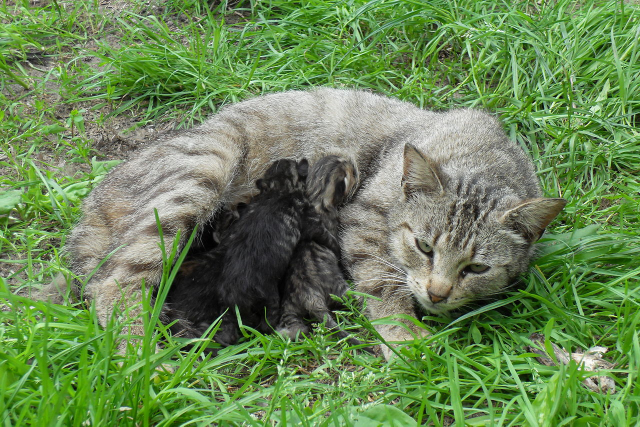
#> input picture kittehs.jpg, 1280 x 853 px (shown at 1/2 size)
$ jupyter execute --allow-errors New_Paradigms_for_High_Performance_Computing_in_Python.ipynb   (shell and % lines are left out)   (Python 2 division)   (older library calls are emulated)
#> lines starting #> are read from the running program, lines starting #| are printed output that depends on the picture
### growcut_numba.py
from __future__ import division
import sys
import math
import numba
from numba import jit, autojit, size_t
import numpy as np
import numpy.testing as npt
from skimage import img_as_float

SCALAR_DTYPE = np.float64
# This doesn't work :(
# SCALAR_TYPE  = numba.typeof(SCALAR_DTYPE)
SCALAR_TYPE = numba.float64


# [30 lines left out: functions window_floor, window_ceil, distance, pixel_distance, not called in this run]


def np_distance(pixel1, pixel2):
    return np.linalg.norm(pixel1-pixel2, 2)


sqrt_3 = math.sqrt(3.0)


def g(d):
    return 1.0 - d/sqrt_3


def np_g(x, y):
    return 1.0 - np_distance(x, y)/sqrt_3


# [82 lines left out: functions kernel, growcut, not called in this run]


def create_numba_funcs(scalar_type=SCALAR_TYPE):
    this = sys.modules[__name__]

    pixel_type = scalar_type[:]
    image_type = scalar_type[:, :, :]
    state_type = scalar_type[:, :, :]

    this._numba_window_floor = jit(nopython=True,
                                   argtypes=[size_t, size_t],
                                   restype=size_t)(_py_window_floor)

    this._numba_window_ceil = jit(nopython=True,
                                  argtypes=[size_t, size_t, size_t],
                                  restype=size_t)(_py_window_ceil)

    this._numba_distance = jit(nopython=True,
                               argtypes=[image_type,
                                         size_t, size_t, size_t, size_t],
                               restype=scalar_type)(_py_distance)

    this._numba_np_distance = jit(nopython=False,
                                  argtypes=[pixel_type, pixel_type],
                                  restype=scalar_type)(_py_np_distance)

    this._numba_g = jit(nopython=True,
                        argtypes=[scalar_type],
                        restype=scalar_type)(_py_g)

    this._numba_np_g = jit(nopython=False,
                           argtypes=[pixel_type, pixel_type],
                           restype=scalar_type)(_py_np_g)

    this._numba_kernel = autojit(nopython=True)(_py_kernel)
    # [10 lines of commented-out code are left out]


# [9 lines left out: function debug, not called in this run]


def optimize():
    this = sys.modules[__name__]
    this.window_floor = _numba_window_floor
    this.window_ceil = _numba_window_ceil
    this.distance = _numba_distance
    this.np_distance = _numba_np_distance
    this.g = _numba_g
    this.np_g = _numba_np_g
    this.kernel = _numba_kernel


# protected Pythonic versions of code:
_py_window_floor = window_floor
_py_window_ceil = window_ceil
_py_distance = distance
_py_np_distance = np_distance
_py_g = g
_py_np_g = np_g
_py_kernel = kernel


# [73 lines left out: functions test_window_floor_ceil, test_distance, test_g, test_kernel, test, not called in this run]


# create numba versions of code
create_numba_funcs()


# [6 lines that do not run on import are left out]


# replace default function calls with numba calls
optimize()

### time_and_plot.py

from matplotlib import ticker
import numpy as np
from timeit import timeit
from matplotlib import pyplot as plt

# [55 lines left out: function time_and_plot, not called in this run]

def time_sum_func(func_name, N=10000, dtype=np.int32, trials=100):
    """Timeit Helper Function (Simple One-D Functions)

    Parameters
    ----------
    func_name : str
        Name of the function in the __main__ namespace to be timed.
    N : int, optional, defaults to 10000
        Size of np.ones array to construct and pass to function.
    dtype : np.dtype
        Type of array to construct and pass to function.
    trials : int, optional, defaults to 100
        This parameter is passed to timeit

    Returns
    -------
    func_time : float
        Average execution time over all trials
    """
    import __main__
    __main__.y = np.ones((N), dtype=dtype)
    return (timeit(stmt="func(__main__.y)",
                   setup="import __main__; from __main__ import %s as func" % func_name,
                   number=trials)/trials)


def time_kernel(k_name, N, dtype):
    """Timeit Helper Function (GrowCut Functions)

    Parameters
    ----------
    k_name : str
        Name of the GrowCut kernel in the __main__ namespace to be timed.
    N : int
        Size of image arrays to construct and pass to function.
    dtype : np.dtype
        Type of arrays to construct and pass to function.

    Returns
    -------
    func_time : float
        Average execution time over 3 trials
    """

    import __main__
    image = np.zeros((N, N, 3), dtype=dtype)
    state = np.zeros((N, N, 2), dtype=dtype)
    state_next = np.empty_like(state)

    # colony 1 is strength 1 at position 0,0
    # colony 0 is strength 0 at all other positions
    state[0, 0, 0] = 1
    state[0, 0, 1] = 1

    __main__.image = image
    __main__.state = state
    __main__.state_next = state_next

    trials = 3

    return timeit(stmt="kernel(__main__.image, __main__.state, __main__.state_next, 10)",
                  setup="from __main__ import %s as kernel; import __main__" % k_name,
                  number=trials)/trials

### New_Paradigms_for_High_Performance_Computing_in_Python.ipynb
# New Paradigms for High Performance Computing in Python

## Introduction

Welcome. This presentation is an Open Notebook showcasing Python for High Performance Computing.

This Open Notebooks is free from copyright restrictions; you may reuse the text, images,
and code in this open notebook without any restriction from me, although I always appreciate attribution.  See the license at the bottom of this notebook for more information.

## Outline

* Serial performance comparison
* Manycore programming options
* Distributed memory programming options
* Conclusion

[cell 1]
%pylab inline
# %install_ext https://gist.github.com/ahmadia/5600293/raw/f1bb89de5dfa1f2cc67201039b253949529e96a0/cmagic.py

from numba import autojit

# this file is available from https://github.com/stefanv/growcut_py as _growcut_numba.py
# https://github.com/stefanv/growcut_py/blob/0baf9a1f69616474d660fb4240cddf6c95683b84/_growcut_numba.py
import growcut_numba
from time_and_plot import time_and_plot
from time_and_plot import time_sum_func
from time_and_plot import time_kernel

import ctypes
import numpy as np
from matplotlib import pyplot as plt
from skimage import io
io.use_plugin('matplotlib')

import time

# Adjust the SIZEX and SIZEY variables here if you'd like larger or smaller images.
SIZEX, SIZEY = 14, 14
#> (the rest of this cell did not finish here and is left out)

## Integer and Floating Point Vector Sums

### Python

[cell 2]
def python_sum(y):
    N = len(y)
    x = y[0]
    for i in xrange(1,N):
        x += y[i]
    return x

numba_sum = autojit()(python_sum)

### C

#> (a cell that did not finish here is left out)

#> (a cell that did not finish here is left out)

## Vectorization with NumPy

[cell 5]
def numpy_sum(y):
    return y.sum()

#> (a cell that did not finish here is left out)

c_time = time_sum_func('c_int_sum', 1e5)*1e3
ratio = numpy_time/c_time

print 'Numpy (ms): %g' % numpy_time
print 'C      (ms): %g' % c_time
print 'Ratio: %e' % ratio

## The Flexibility of Python

[cell 7]
ints   = np.ones((100,100), dtype=np.int)
floats = np.ones((100,100), dtype=np.float32)
quads  = np.ones((100,100), dtype=np.float128)

print ints.sum()
print floats.sum()
print quads.sum()

# But What if the Code Can't be Vectorized?

## Image Processing with GrowCut

A common task in image processing is separating an image into constitutent parts in an automated or semi-automated way.

A simple yet very useful algorithm for this is GrowCut:

* divides pixels into opposing cellular automata colonies
* colonies convert each other based on their similarity

### Original image

* I downloaded [a cute image of a mother cat and her kitties]((http://commons.wikimedia.org/wiki/File:Suckling_kittens.JPG)) by [Artur Andzej](http://commons.wikimedia.org/wiki/User:Artur_Andrzej) from Wikimedia Commons.

* I'd like to divide it into "kitteh" and "grass"

[cell 8]
kittehs = io.imread('kittehs.jpg')
#> kittehs is the input picture: shape (853, 1280, 3); mean R, G, B 105.9, 135, 84.9
io.imshow(kittehs)
plt.axis('off');

### Segmentation

GrowCut is an assisted algorithm.

* requires that we seed image with initial rough segments
* here we divide into "kitteh" and "grass"
* could also use a clustering algorithm for initial seed

## Python Implementation

[cell 9]
def window_floor(idx, radius):
    if radius > idx:
        return 0
    else:
        return idx - radius


def window_ceil(idx, ceil, radius):
    if idx + radius > ceil:
        return ceil
    else:
        return idx + radius

def python_kernel(image, state, state_next, window_radius):
    changes = 0
    sqrt_3 = math.sqrt(3.0)

    height = image.shape[0]
    width = image.shape[1]

    for j in xrange(width):
        for i in xrange(height):

            winning_colony = state[i, j, 0]
            defense_strength = state[i, j, 1]

            for jj in xrange(window_floor(j, window_radius),
                             window_ceil(j+1, width, window_radius)):
                for ii in xrange(window_floor(i, window_radius),
                                 window_ceil(i+1, height, window_radius)):
                    if (ii == i and jj == j):
                        continue

                    d = image[i, j, 0] - image[ii, jj, 0]
                    s = d * d
                    for k in range(1, 3):
                        d = image[i, j, k] - image[ii, jj, k]
                        s += d * d
                    gval = 1.0 - math.sqrt(s)/sqrt_3

                    attack_strength = gval * state[ii, jj, 1]

                    if attack_strength > defense_strength:
                        defense_strength = attack_strength
                        winning_colony = state[ii, jj, 0]
                        changes += 1

            state_next[i, j, 0] = winning_colony
            state_next[i, j, 1] = defense_strength

    return changes

## C Implementation

[cell 10]
def c_kernel(image, state, state_next, window_radius):
    height, width = image.shape[0], image.shape[1]
    def npd(nparray):
        return nparray.ctypes.data_as(ctypes.POINTER(ctypes.c_double))
    return _c_kernel(npd(image), npd(state), npd(state_next), window_radius, width, height)

[cell 11]
# labels and strengths are numpy arrays of the same height
# and width as the original image (but no channel dimension).

# Implicitly, a 0 value is an undetermined label
labels = np.zeros(kittehs.shape[0:2], dtype=np.int)

grass = -1
kitteh = 1

# We mark the boundaries of the image as grassy
labels[0:150, :] = grass
labels[750:, :] = grass
labels[:, 0:100] = grass
labels[:, 1150:] = grass

# A rectangular chunk in the middle as kitteh
labels[300:550, 400:1000] = kitteh

# And an otherwise easy to miss kitteh tail chunk
labels[575:600, 100:140]  = kitteh

# We don't want to end with any pixels as unlabeled, so
# we set the default strength to 0.
strength = np.zeros_like(labels, dtype=np.float64)

# Then set the strength of all labeled values to 1.
strength[np.nonzero(labels)] = 1.0

fig, (ax1, ax2) = plt.subplots(1, 2, figsize=(SIZEX, SIZEX/2))
ax1.imshow(labels, vmin=-1, vmax=1, cmap='gray')
ax1.set_title('Seed label regions (black=grass, gray=unlabeled, white=kitteh)')

ax2.imshow(kittehs)
ax2.contour(labels, colors='r')
ax2.set_title('Seed label region boundaries on original image');
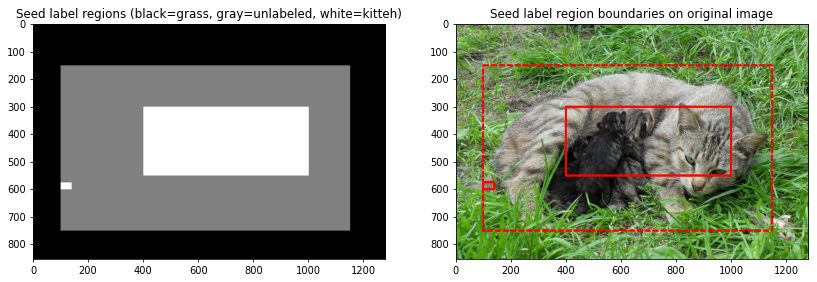
#> figure drawn by matplotlib, 2 panels

#> (a cell that did not finish here is left out)

c_time = time_kernel('c_kernel', 16, np.float)*1e3
ratio = python_time/c_time

print 'Python (ms): %g' % python_time
print 'C      (ms): %g' % c_time
print 'Ratio: %d' % ratio

## Numba

Enter [Numba](http://numba.pydata.org), a Continuum Analytics-sponsored [open source project](http://continuum.io/developer-resources.html)

Numba is the bridge between Python and C-like performance.

Numba selectively annotates Python code with type information at run-time.

[cell 13]
window_ceil  = autojit()(window_ceil)
window_floor = autojit()(window_floor)
numba_kernel = autojit()(python_kernel)

#> (a cell that did not finish here is left out)

c_time = time_kernel('c_kernel', 16, np.float)*1e3
ratio = numba_time/c_time

print 'Numba (ms): %g' % numba_time
print 'C      (ms): %g' % c_time
print 'Ratio: %e' % ratio

## Numba Autojit Compiles On-Demand

Run again for correct performance.

#> (a cell that did not finish here is left out)
